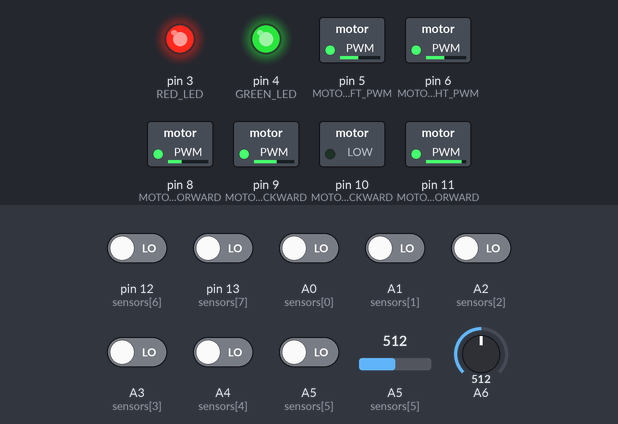
Recording of a sketch running on a simulated Arduino Uno, built with avr-gcc and run on an emulated ATmega328P. Shown: switched loads named in the sketch (green lamp = pin HIGH), output pins drawn as LEDs (lit = HIGH). Inputs (shaded band) come from the test bench; at power-on: A0 (sensors[0]), A1 (sensors[1]), A2 (sensors[2]), A3 (sensors[3]), A4 (sensors[4]), A5 (sensors[5]), pin 12 (sensors[6]), pin 13 (sensors[7]) LOW, A5 (sensors[5]) = 512, A6 = 512.

Above: at 1.2 s.
1.3 s: A0 (sensors[0]) driven HIGH
At 1.8 s:
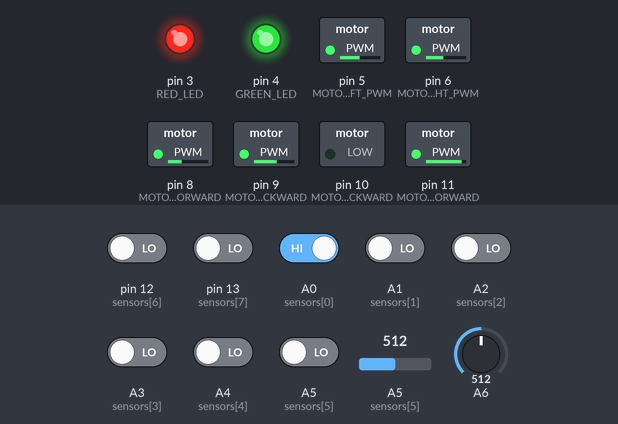
2.8 s: A4 (sensors[4]) driven HIGH
At 3.5 s:
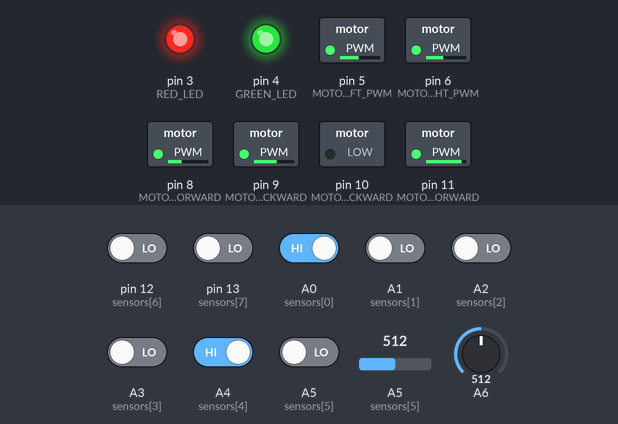
4.3 s: A2 (sensors[2]) driven HIGH
At 4.9 s:
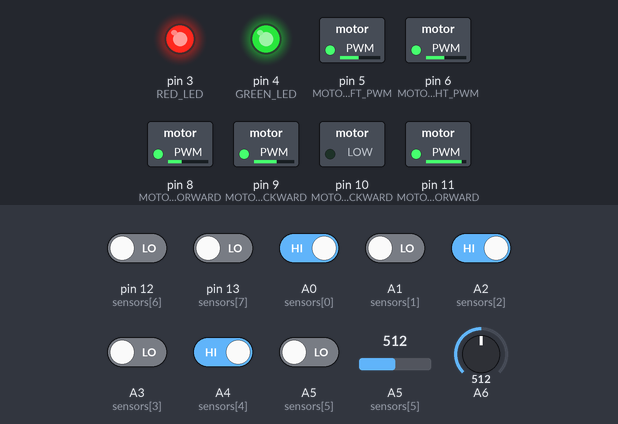
Timing chart, 0 to 7.3 s (numbered marks = the images above; inputs shaded):
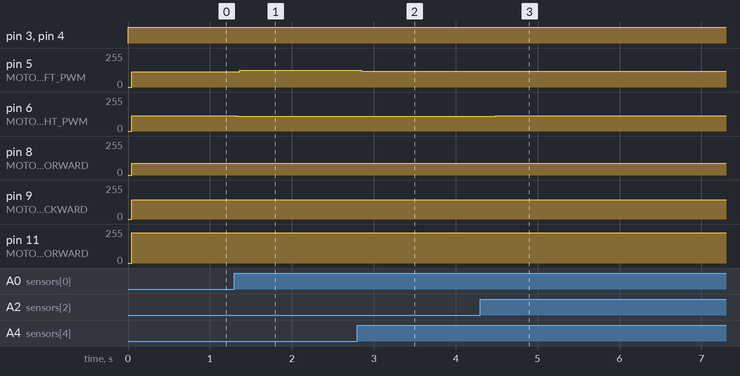

The sketch:

maze_pid.ino
```cpp
#define MOTOR_RIGHT_FORWARD 11
#define MOTOR_RIGHT_BACKWARD 10
#define MOTOR_RIGHT_PWM 6

#define MOTOR_LEFT_FORWARD 8
#define MOTOR_LEFT_BACKWARD 9
#define MOTOR_LEFT_PWM 5

#define GREEN_LED 4
#define RED_LED 3

bool T = 0;
bool LEFT = 0;
bool RIGHT = 0;
bool PLUS = 0;
bool DEAD_END = 0;

uint8_t sensors[] = { A0, A1, A2, A3, A4, A5, 12, 13 };  //LTR
int sensor_data[] = { 0, 0, 0, 0, 0, 0, 0, 0 };
uint8_t sensor_count = 8;

double last_error = 0;
double P, I, D, Kp = 5, Ki = 0, Kd = 4;
int basespeed_l = 90, basespeed_r = 90;
int maxspeed_l = 190, maxspeed_r = 190;  //for high speed
// int maxspeed_l = 150, maxspeed_r = 150; //for low speed
/*
HELPER UTILITY FUNCTIONS

*/

int sum(int a[]) {
  int sums = 0;
  for (int i = 0; i < 5; i++) {
    sums += a[i];
  }
  return sums;
}
/*
ERROR FUNCTION
Gives the error in terms of the cm deviation from the center line``

*/
double error(int data[]) {
  double positions[] = { -15, -8, 0, 8, 15 };  //for high speed
  // double positions[] = { -13, -5.5, 0, 5.5, 13 }; //for low speed
  // double positions[] = { -10, -5.5, 0, 5.5, 10 };
  // double positions[] = { -6.4,-3.2,3.2,6.4 };
  int arr_data[5];
  // printf("\n");
  // int i;
  for (int k = 0, i = 0; i < 6; i++, k++) {
    if (i == 2) {
      arr_data[k] = max(data[i], data[i + 1]);
      i++;
    } else {
      arr_data[k] = data[i];
    }
  }
  int sums = sum(arr_data);


  double error_val = 0;
  for (int i = 0; i < 5; i++) {
    error_val += arr_data[i] * positions[i];
  }
  //   Serial.print("sums : ");
  // Serial.println(sums);

  // Serial.print("error : ");
  // Serial.println(error_val);
  // int sums = sum(arr_data);
  if (sums == 0)
    sums++;
  return error_val / (sums * 3);
}
/*FORWARD PID CONTROL FUNCITON : HELPER FUNCTION
USED BY THE PID FUNCTION TO ALTER MOTER SPEEDS SOLELY

*/
void forward_pid(int speed_l, int speed_r) {
  if (speed_l < 0) {
    if (-speed_l > maxspeed_l) {
      speed_l = -maxspeed_l;
    }
    analogWrite(MOTOR_LEFT_PWM, -speed_l);
    digitalWrite(MOTOR_LEFT_FORWARD, 0);
    digitalWrite(MOTOR_LEFT_BACKWARD, 1);
  } else {
    analogWrite(MOTOR_LEFT_PWM, speed_l);
    digitalWrite(MOTOR_LEFT_BACKWARD, 0);
    digitalWrite(MOTOR_LEFT_FORWARD, 1);
  }
  if (speed_r < 0) {
    if (-speed_r > maxspeed_r) {
      speed_r = -maxspeed_r;
    }
    analogWrite(MOTOR_RIGHT_PWM, -speed_r);
    digitalWrite(MOTOR_RIGHT_FORWARD, 0);
    digitalWrite(MOTOR_RIGHT_BACKWARD, 1);
  } else {
    analogWrite(MOTOR_RIGHT_PWM, speed_r);
    digitalWrite(MOTOR_RIGHT_BACKWARD, 0);
    digitalWrite(MOTOR_RIGHT_FORWARD, 1);
  }
}

/*
PID CONTROL FUNCTION : PUBLIC FUNCTION
IT MANAGES THE CAR ON LINE AND CURVES

*/
int error_value = 0;
void PID_control() {
  read_sensors();  // read the current position
  error_value = error(sensor_data);

  P = error_value;
  I = I + error_value;
  D = error_value - last_error;
  last_error = error_value;
  int motorspeed = P * Kp + I * Ki + D * Kd;  // calculate the correction
                                              // needed to be applied to the speed

  // int motorspeeda = 125 - motorspeed; // for low speed
  // int motorspeedb = 125 + motorspeed; //for low speed
  int motorspeeda = 140 - motorspeed;  //for high speed
  int motorspeedb = 140 + motorspeed;  //for high speed

  if (motorspeeda > maxspeed_l) {
    motorspeeda = maxspeed_l;
  }
  if (motorspeedb > maxspeed_r) {
    motorspeedb = maxspeed_r;
  }
  // if (motorspeeda >0 && motorspeeda <basespeed_l) {
  // statements
  // }

  if (last_error == 0 && error_value == 0) {
    I = 0;
    D = 0;
  }
  forward_pid(motorspeeda, motorspeedb);
}

/*
SESNOR READ FUNCTION:
It reads the input for each sensor and updates the data array

*/
void read_sensors() {
  for (int i = 0; i < sensor_count; i++) {
    sensor_data[i] = digitalRead(sensors[i]);
  }
}
/*
VOID SETUP functin
sets the initial conditions and the pins to be used
also sets the pwms
*/
void setup() {
  //setting up the motor pins
  pinMode(MOTOR_LEFT_FORWARD, OUTPUT);
  pinMode(MOTOR_LEFT_BACKWARD, OUTPUT);
  pinMode(MOTOR_LEFT_PWM, OUTPUT);

  pinMode(MOTOR_RIGHT_FORWARD, OUTPUT);
  pinMode(MOTOR_RIGHT_PWM, OUTPUT);
  pinMode(MOTOR_RIGHT_BACKWARD, OUTPUT);
  pinMode(GREEN_LED, OUTPUT);
  pinMode(RED_LED, OUTPUT);

  //setting up the sensor pins
  for (auto pin : sensors)
    pinMode(pin, INPUT);

  read_sensors();
  TCCR0B = TCCR0B & B11111000 | B00000001;  // for PWM frequency of 7812.50 Hz
  Serial.begin(9600);
}

void loop() {

  PID_control();
  Detect();
  if (DEAD_END == true) {
    // turnRobot(180);
    U_Turn_timed();
    digitalWrite(GREEN_LED, HIGH);
    digitalWrite(RED_LED, HIGH);
    P = 0;
    I = 0;
    D = 0;
    error_value = 0;
  }
  PID_control();
  // read_sensors(sensor_data, sensors);
  // double err = error(sensor_data);
  // Serial.print("\nSesdsdsddsnsor read done\n");
  // for (auto i : sensor_data) {
  //   Serial.print(i);
  //   Serial.print(" ");
  // }
  //   Serial.println("");
  //   Serial.println(err);
  // Serial.println("");
  // delay(1000);
  // Serial.println("hi");
}
void Detect() {
  read_sensors();
  if (sensor_data[sensor_count - 2] == 1 && sensor_data[sensor_count - 1] == 0) {
    LEFT = true;
  } else if (sensor_data[sensor_count - 2] == 0 && sensor_data[sensor_count - 1] == 1) {
    RIGHT = true;
  } else if (sensor_data[sensor_count - 2] == 1 && sensor_data[sensor_count - 1] == 1) {
    T = true;
  } else if (sensor_data[0] == 0 && sensor_data[1] == 0 && sensor_data[2] == 0 && sensor_data[3] == 0 && sensor_data[4] == 0 && sensor_data[5] == 0
             && sensor_data[6] == 0 && sensor_data[7] == 0) {
    DEAD_END = true;
  }
}

void Stop() {
  analogWrite(MOTOR_LEFT_PWM, 0);
  analogWrite(MOTOR_RIGHT_PWM, 0);
  // analogWrite(MOTOR_RIGHT_B_PWM,0);
  digitalWrite(MOTOR_RIGHT_FORWARD, 0);
  digitalWrite(MOTOR_RIGHT_BACKWARD, 0);
  digitalWrite(MOTOR_LEFT_FORWARD, 0);
  digitalWrite(MOTOR_LEFT_BACKWARD, 0);
  // delay(3000);
}
int state[] = { 0, 0, 0, 0, 0, 0 };
void save_motor_state() {
  state[0] = digitalRead(MOTOR_LEFT_FORWARD);
  state[1] = digitalRead(MOTOR_LEFT_BACKWARD);
  state[2] = digitalRead(MOTOR_RIGHT_FORWARD);
  state[3] = digitalRead(MOTOR_RIGHT_BACKWARD);
  state[4] = analogRead(MOTOR_LEFT_PWM);
  state[5] = analogRead(MOTOR_RIGHT_PWM);
}

void reset_motor_state() {
  digitalWrite((MOTOR_LEFT_FORWARD), state[0]);
  digitalWrite((MOTOR_LEFT_BACKWARD), state[1]);
  digitalWrite((MOTOR_RIGHT_FORWARD), state[2]);
  digitalWrite((MOTOR_RIGHT_BACKWARD), state[3]);
  analogWrite(MOTOR_LEFT_PWM, state[4]);
  analogWrite(MOTOR_RIGHT_PWM, state[5]);
}
void turnRobot(int angle) {
  // Set the motor speeds and direction to turn the robot
  if (angle < 0) {
    // Turn left
    analogWrite(MOTOR_LEFT_FORWARD, 0);
    analogWrite(MOTOR_RIGHT_FORWARD, abs(angle));
    digitalWrite(MOTOR_LEFT_BACKWARD, abs(angle));
    digitalWrite(MOTOR_RIGHT_BACKWARD, 0);
  } else {
    // Turn right
    analogWrite(MOTOR_LEFT_FORWARD, abs(angle));
    analogWrite(MOTOR_RIGHT_FORWARD, 0);
    digitalWrite(MOTOR_LEFT_BACKWARD, 0);
    digitalWrite(MOTOR_RIGHT_BACKWARD, abs(angle));
  }
  // Wait for the turn to complete
  delay(500);
  // Stop the robot after the turn
  Stop();
}
void U_Turn_timed() {
  save_motor_state();
  analogWrite(MOTOR_LEFT_PWM, 125);
  analogWrite(MOTOR_RIGHT_PWM, 125);
  long time_start = millis();
  while (millis() - time_start < 100) {
    digitalWrite(MOTOR_RIGHT_BACKWARD, 0);
    digitalWrite(MOTOR_LEFT_FORWARD, 0);
    digitalWrite(MOTOR_RIGHT_FORWARD, 1);
    digitalWrite(MOTOR_LEFT_BACKWARD, 1);
  }
  Stop();

  // while (1) {
  //   digitalWrite(MOTOR_RIGHT_FORWARD, 1);
  //   digitalWrite(MOTOR_RIGHT_BACKWARD, 0);
  //   digitalWrite(MOTOR_LEFT_FORWARD, 0);
  //   digitalWrite(MOTOR_LEFT_BACKWARD, 1);
  //   analogWrite(MOTOR_LEFT_PWM, 130);
  //   analogWrite(MOTOR_RIGHT_PWM, 130);
  //   read_sensors();
  //   if (sensor_data[2] == 1 || sensor_data[3] == 1) {
  //     analogWrite(MOTOR_LEFT_PWM, 80);
  //     analogWrite(MOTOR_RIGHT_PWM, 80);
  //     digitalWrite(RED_LED, HIGH);
  //     Stop();
  //     delay(500);
  //     break;
  //   }
  // }
  P = 0;
  I = 0;
  D = 0;
  error_value = 0;
  PID_control();
}
void U_Turn() {
  save_motor_state();

  while (1) {
    digitalWrite(MOTOR_RIGHT_FORWARD, 1);
    digitalWrite(MOTOR_RIGHT_BACKWARD, 0);
    digitalWrite(MOTOR_LEFT_FORWARD, 0);
    digitalWrite(MOTOR_LEFT_BACKWARD, 1);
    analogWrite(MOTOR_LEFT_PWM, 120);
    analogWrite(MOTOR_RIGHT_PWM, 120);
    read_sensors();
    if ((sensor_data[1] == 1 || sensor_data[2] == 1 || sensor_data[3] == 1 || sensor_data[4] == 1 || sensor_data[0] == 1 || sensor_data[5] == 1))
    // { Stop();
    {
      // Stop();
      // analogWrite(MOTOR_LEFT_PWM, 40);
      // analogWrite(MOTOR_RIGHT_PWM, 40);
      digitalWrite(RED_LED, HIGH);
      // delay(100);
      long time_start = millis();
      int i;
      // while (millis() - time_start < 500) {
      //   i++;
      // }


      return;
    }
  }
  // while (1) {
  //   digitalWrite(MOTOR_RIGHT_FORWARD, 1);
  //   digitalWrite(MOTOR_RIGHT_BACKWARD, 0);
  //   digitalWrite(MOTOR_LEFT_FORWARD, 0);
  //   digitalWrite(MOTOR_LEFT_BACKWARD, 1);
  //   analogWrite(MOTOR_LEFT_PWM, 130);
  //   analogWrite(MOTOR_RIGHT_PWM, 130);
  //   read_sensors();
  //   if (sensor_data[2] == 1 || sensor_data[3] == 1) {
  //     analogWrite(MOTOR_LEFT_PWM, 80);
  //     analogWrite(MOTOR_RIGHT_PWM, 80);
  //     digitalWrite(RED_LED, HIGH);
  //     Stop();
  //     delay(500);
  //     break;
  //   }
  // }

  // PID_control();
}
void U_Turn_main() {
  int i = -1;
  // save_motor_state();
  // int i = -1;
  // while (sensors[2] == 1 && sensor_data[3] == 1 && sensor_data[6] == 0 && sensor_data[7] == 0) {
  //   U_Turn2(i);
  //   i *= -1;
  //   // U_Turn2();
  // }
  // reset_motor_state();
  // PID_control();

  save_motor_state();

  while (!((sensors[2] == 1 || sensor_data[3] == 1) && (sensor_data[6] == 0 && sensor_data[7] == 0)))

  {
    if (i == 1) {
      i = -1;
      while (1) {
        analogWrite(MOTOR_LEFT_PWM, 130);
        analogWrite(MOTOR_RIGHT_PWM, 130);
        digitalWrite(MOTOR_RIGHT_FORWARD, 1);
        digitalWrite(MOTOR_RIGHT_BACKWARD, 0);
        digitalWrite(MOTOR_LEFT_FORWARD, 0);
        digitalWrite(MOTOR_LEFT_BACKWARD, 1);
        read_sensors();
        if ((sensor_data[6] == 1 || sensor_data[7] == 1 || sensor_data[1] == 1 || sensor_data[2] == 1 || sensor_data[3] == 1 || sensor_data[4] == 1 || sensor_data[0] == 1 || sensor_data[5] == 1)) {
          analogWrite(MOTOR_LEFT_PWM, 90);
          analogWrite(MOTOR_RIGHT_PWM, 90);
          digitalWrite(GREEN_LED, HIGH);
          Stop();
          // delay(50);
          break;
        }
      }
    }
    if (i == -1) {
      i = 1;
      while (1) {
        analogWrite(MOTOR_LEFT_PWM, 130);
        analogWrite(MOTOR_RIGHT_PWM, 130);
        digitalWrite(MOTOR_RIGHT_FORWARD, 0);
        digitalWrite(MOTOR_LEFT_BACKWARD, 0);
        digitalWrite(MOTOR_RIGHT_BACKWARD, 1);
        digitalWrite(MOTOR_LEFT_FORWARD, 1);
        read_sensors();
        if ((sensor_data[6] == 1 || sensor_data[7] == 1 || sensor_data[1] == 1 || sensor_data[2] == 1 || sensor_data[3] == 1 || sensor_data[4] == 1 || sensor_data[0] == 1 || sensor_data[5] == 1))
        // { Stop();
        {
          // analogWrite(MOTOR_LEFT_PWM, 90);
          // analogWrite(MOTOR_RIGHT_PWM, 90);
          digitalWrite(RED_LED, HIGH);
          Stop();
          // delay(50);
          break;
        }
      }
    }
  }

  reset_motor_state();
}

void U_Turn2(int i) {
  // read_sensors() if (sensors[2] == 1 && sensor_data[3] == 1 && sensor_data[6] == 0 && sensor_data[7] == 0) return;
  // if (i == -1) {
  //   while (1) {
  //     digitalWrite(MOTOR_RIGHT_BACKWARD, 0);
  //     digitalWrite(MOTOR_LEFT_FORWARD, 0);
  //     digitalWrite(MOTOR_RIGHT_FORWARD, 1);
  //     digitalWrite(MOTOR_LEFT_BACKWARD, 1);
  //     analogWrite(MOTOR_LEFT_PWM, 125);
  //     analogWrite(MOTOR_RIGHT_PWM, 125);
  //     read_sensors();
  //     if ((sensor_data[6] == 1 || sensor_data[7] == 1 || sensor_data[1] == 1 || sensor_data[2] == 1 || sensor_data[3] == 1 || sensor_data[4] == 1 || sensor_data[0] == 1 || sensor_data[5] == 1))
  //     // { Stop();
  //     {
  //       analogWrite(MOTOR_LEFT_PWM, 0);
  //       analogWrite(MOTOR_RIGHT_PWM, 0);
  //       digitalWrite(RED_LED, HIGH);
  //       // delay(100);
  //       break;
  //     }
  //   }
  // }
  // if (i == 1) {
  //   while (1) {
  //     digitalWrite(MOTOR_RIGHT_FORWARD, 0);
  //     digitalWrite(MOTOR_LEFT_BACKWARD, 0);
  //     digitalWrite(MOTOR_RIGHT_BACKWARD, 1);
  //     digitalWrite(MOTOR_LEFT_FORWARD, 1);
  //     analogWrite(MOTOR_LEFT_PWM, 125);
  //     analogWrite(MOTOR_RIGHT_PWM, 125);
  //     read_sensors();
  //     if ((sensor_data[6] == 1 || sensor_data[7] == 1 || sensor_data[1] == 1 || sensor_data[2] == 1 || sensor_data[3] == 1 || sensor_data[4] == 1 || sensor_data[0] == 1 || sensor_data[5] == 1))
  //     // { Stop();
  //     {
  //       analogWrite(MOTOR_LEFT_PWM, 0);
  //       analogWrite(MOTOR_RIGHT_PWM, 0);
  //       digitalWrite(RED_LED, HIGH);
  //       // delay(100);
  //       break;
  //     }
  //   }
  // }
  save_motor_state();

  while (1) {
    digitalWrite(MOTOR_RIGHT_FORWARD, 1);
    digitalWrite(MOTOR_RIGHT_BACKWARD, 0);
    digitalWrite(MOTOR_LEFT_FORWARD, 0);
    digitalWrite(MOTOR_LEFT_BACKWARD, 1);
    analogWrite(MOTOR_LEFT_PWM, 125);
    analogWrite(MOTOR_RIGHT_PWM, 125);
    read_sensors();
    if ((sensor_data[6] == 1 || sensor_data[7] == 1 || sensor_data[1] == 1 || sensor_data[2] == 1 || sensor_data[3] == 1 || sensor_data[4] == 1 || sensor_data[0] == 1 || sensor_data[5] == 1))
    // { Stop();
    {
      analogWrite(MOTOR_LEFT_PWM, 90);
      analogWrite(MOTOR_RIGHT_PWM, 90);
      digitalWrite(RED_LED, HIGH);
      // delay(100);
      break;
    }
  }
}

void toggle_LED(int pin) {
  digitalWrite(pin, digitalRead(pin) ^ 1);
}
```

Measured:
- after the input at 1.3 s, pin 5 (MOTOR_LEFT_PWM): 116/255 → 124/255 after 0.07 s; pin 6 (MOTOR_RIGHT_PWM): 116/255 → 110/255 at once
- after the input at 2.8 s, pin 5 (MOTOR_LEFT_PWM): 124/255 → 117/255 after 0.05 s
- after the input at 4.3 s, pin 6 (MOTOR_RIGHT_PWM): 110/255 → 116/255 after 0.19 s
